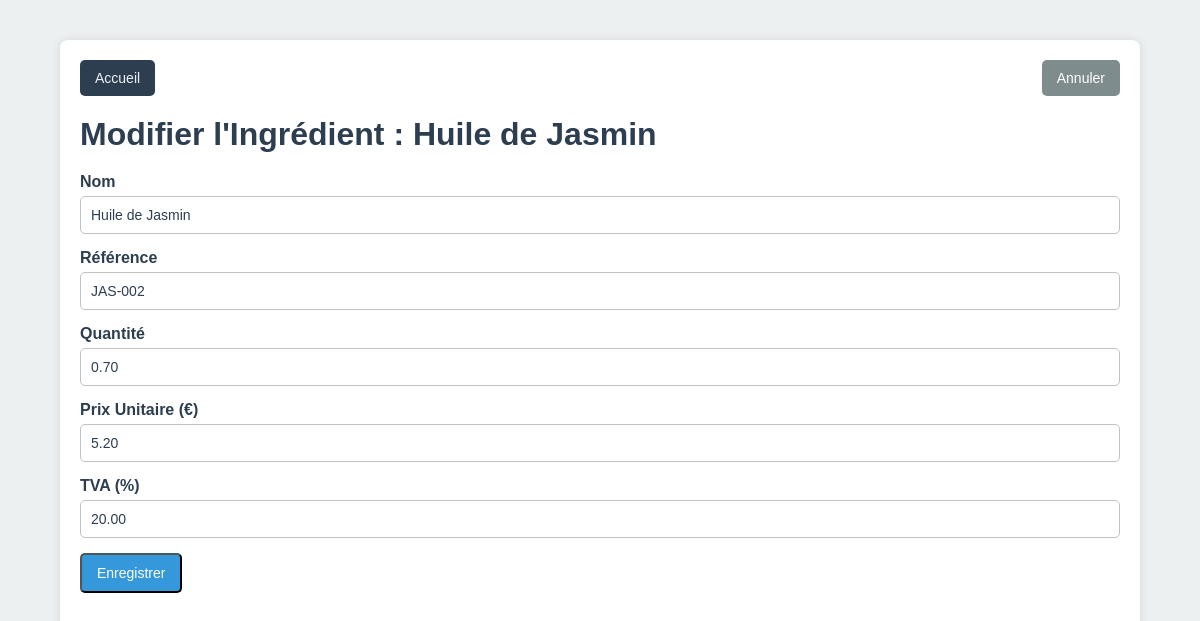
Before: /edit_ingredient.php?id=7 (signed in) with the older database file.
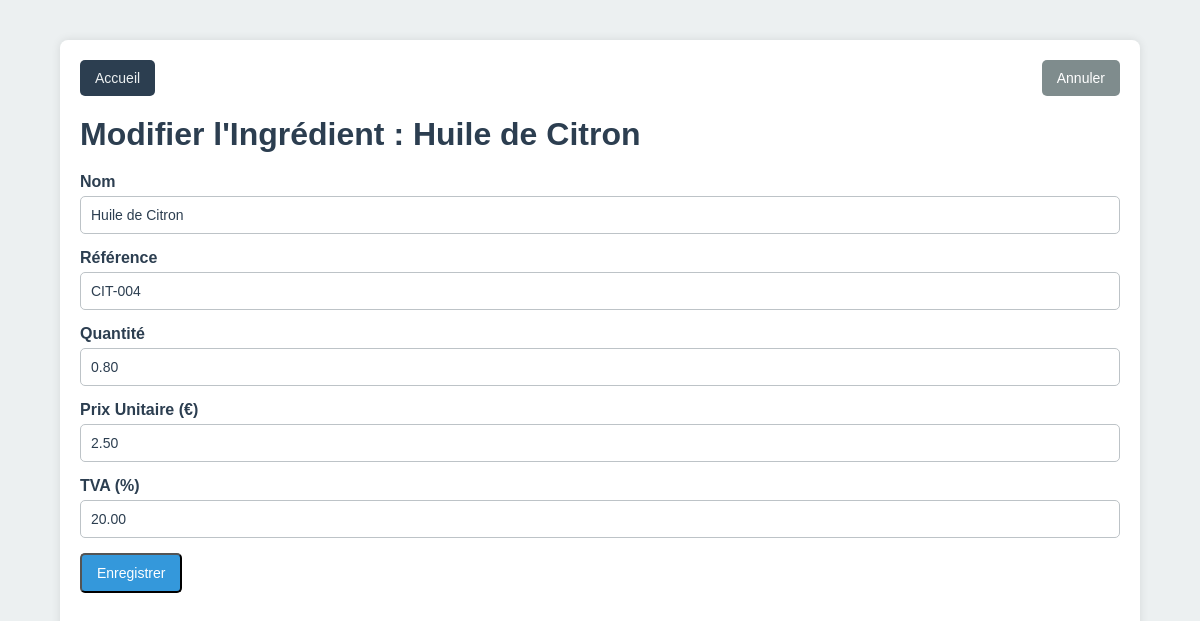
After: the same page with the newer database file.
### tables this page shows
CREATE TABLE IF NOT EXISTS ingredients (
  id INT AUTO_INCREMENT PRIMARY KEY,
  parfum_id INT NOT NULL,
  name VARCHAR(100) NOT NULL,
  reference VARCHAR(100),
  quantity DECIMAL(10,2) DEFAULT 1.00,
  unit_price DECIMAL(10,2) DEFAULT 5.00,
  tva DECIMAL(4,2) DEFAULT 20.00,
  FOREIGN KEY (parfum_id) REFERENCES parfums(id) ON DELETE CASCADE
);

### src/edit_ingredient.php (the view, shortened to what this page needs)
<?php
$mysqli = new mysqli("db","root","root","plm");
$ingredient_id = $_GET['id'] ?? '';
$stmt = $mysqli->prepare("
  SELECT parfum_id, name, reference, quantity, unit_price, tva
  FROM ingredients
  WHERE id = ?
");
$stmt->bind_param("i", $ingredient_id);
$stmt->execute();
$stmt->store_result();
$stmt->bind_result($parfum_id, $name, $reference, $quantity, $unit_price, $tva);
?>
<!DOCTYPE html>
<html lang="fr">
<head>
<link rel="stylesheet" href="styles.css">
</head>
<body>
<div class="container">
  <div class="header-actions">
    <a href="home.php" class="btn btn-home">Accueil</a>
    <a href="parfum_detail.php?id=<?php echo $parfum_id; ?>" class="btn btn-cancel">Annuler</a>
  </div>
  <h1>Modifier l'Ingrédient : <?php echo htmlspecialchars($name); ?></h1>
  <form method="post">
    <div class="form-group">
      <label>Nom</label>
      <input type="text" name="name" value="<?php echo htmlspecialchars($name); ?>" required>
    </div>
    <div class="form-group">
      <label>Référence</label>
      <input type="text" name="reference" value="<?php echo htmlspecialchars($reference); ?>">
    </div>
    <div class="form-group">
      <label>Quantité</label>
      <input type="number" step="0.01" name="quantity" value="<?php echo $quantity; ?>" required>
    </div>
    <div class="form-group">
      <label>Prix Unitaire (€)</label>
      <input type="number" step="0.01" name="unit_price" value="<?php echo $unit_price; ?>" required>
    </div>
    <div class="form-group">
      <label>TVA (%)</label>
      <input type="number" step="0.01" name="tva" value="<?php echo $tva; ?>" required>
    </div>
    <button type="submit" class="btn">Enregistrer</button>
  </form>
</div>
</body>
</html>

Changed rows visible on the page:
changed ingredients: name "Huile de Jasmin" → "Huile de Citron"; reference "JAS-002" → "CIT-004"; quantity "0.70" → "0.80"; unit_price "5.20" → "2.50"
